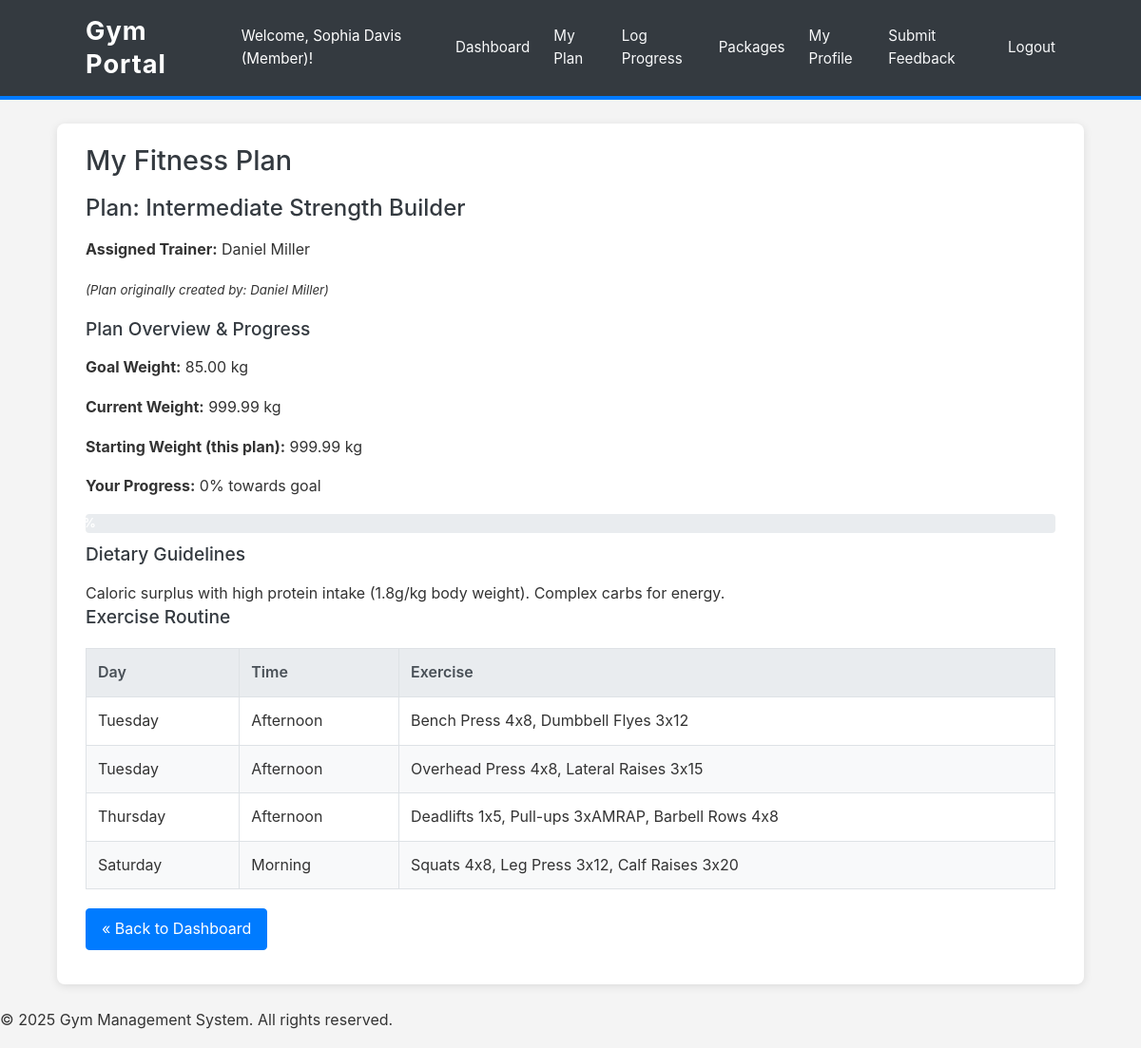
The app's page /gym_portal_l/member_my_plan.php (signed in) with its own data.
### tables this page shows
CREATE TABLE `plan` (
  `P_id` int(11) NOT NULL,
  `Plan_Name` varchar(255) NOT NULL DEFAULT 'Default Plan',
  `Current_Weight` decimal(5,2) DEFAULT NULL,
  `Diet` text DEFAULT NULL,
  `Goal_Weight` decimal(5,2) DEFAULT NULL,
  `S_id` int(11) DEFAULT NULL,
  `Starting_Weight` decimal(5,2) DEFAULT NULL
);

CREATE TABLE `workers` (
  `W_id` int(11) NOT NULL,
  `Name` varchar(500) NOT NULL,
  `Email` varchar(500) NOT NULL,
  `Password` varchar(255) NOT NULL,
  `Designation` varchar(500) DEFAULT NULL,
  `Address` varchar(500) DEFAULT NULL,
  `Phone_No` varchar(500) DEFAULT NULL
);

CREATE TABLE `plan_routine` (
  `P_id` int(11) NOT NULL,
  `Day` varchar(50) NOT NULL,
  `Time` varchar(500) NOT NULL,
  `Exercise` varchar(200) NOT NULL
);

### gym_portal_l/includes/utilities.php (called while the page is built, shortened)
<?php
function calculate_progression_percentage($starting_weight, $current_weight, $goal_weight) {
    $starting_weight = (float)$starting_weight;
    $current_weight = (float)$current_weight;
    $goal_weight = (float)$goal_weight;
    $total_change_needed = $goal_weight - $starting_weight;
    $change_achieved = $current_weight - $starting_weight;
    $raw_progression = ($change_achieved / $total_change_needed) * 100.0;
    $progression = max(0.0, min(100.0, $raw_progression));
    return round($progression, 2);
}
?>

### gym_portal_l/member_my_plan.php (the view, shortened to what this page needs)
<?php
require_once 'includes/db_connect.php';
require_once 'includes/utilities.php';
$p_id = $_SESSION['plan_id'] ?? null;
$is_active_subscription = (strtolower($_SESSION['subscription_type'] ?? 'inactive') !== 'inactive');
$plan_details = null;
$plan_routine_items = [];
$progression_percentage = null;
$assigned_staff_name = 'Not Assigned';
$plan_creator_name = 'Unknown';
if ($is_active_subscription && $p_id) {
    $sql_plan = "
        SELECT p.Plan_Name, p.Starting_Weight, p.Current_Weight, p.Goal_Weight, p.Diet, w_creator.Name AS PlanCreatorName
        FROM Plan p
        LEFT JOIN Staff s_creator ON p.S_id = s_creator.S_id
        LEFT JOIN Workers w_creator ON s_creator.S_id = w_creator.W_id
        WHERE p.P_id = ?
    ";
    if ($stmt_plan = $mysqli->prepare($sql_plan)) {
        $stmt_plan->bind_param("i", $p_id);
        $stmt_plan->execute();
        $result_plan = $stmt_plan->get_result();
        if ($result_plan->num_rows === 1) {
            $plan_details = $result_plan->fetch_assoc();
            if ($plan_details) {
                $plan_creator_name = htmlspecialchars($plan_details['PlanCreatorName'] ?? 'Unknown');
                $progression_percentage = calculate_progression_percentage(
                    $plan_details['Starting_Weight'],
                    $plan_details['Current_Weight'],
                    $plan_details['Goal_Weight']
                );
                $sql_routine = "SELECT Day, Time, Exercise FROM Plan_Routine WHERE P_id = ?
                                ORDER BY FIELD(Day, 'Monday', 'Tuesday', 'Wednesday', 'Thursday', 'Friday', 'Saturday', 'Sunday'), Time ASC";
                if ($stmt_routine = $mysqli->prepare($sql_routine)) {
                    $stmt_routine->bind_param("i", $p_id);
                    $stmt_routine->execute();
                    $result_routine = $stmt_routine->get_result();
                    $plan_routine_items = $result_routine->fetch_all(MYSQLI_ASSOC);
                } else {
                    error_log("MySQLi Prepare Error (Member My Plan - Routine Fetch): " . $mysqli->error);
                }
            }
        }
    } else {
        error_log("MySQLi Prepare Error (Member My Plan - Plan Fetch): " . $mysqli->error);
        $_SESSION['message'] = "Error fetching plan details.";
        $_SESSION['message_type'] = "error";
    }
    if (isset($_SESSION['assigned_staff_id']) && $_SESSION['assigned_staff_id']) {
        $sql_assigned_staff = "SELECT Name FROM Workers WHERE W_id = ?";
        if ($stmt_as = $mysqli->prepare($sql_assigned_staff)) {
            $stmt_as->bind_param("i", $_SESSION['assigned_staff_id']);
            $stmt_as->execute();
            $result_as = $stmt_as->get_result();
            if ($result_as->num_rows === 1) {
                $staff_data = $result_as->fetch_assoc();
                $assigned_staff_name = htmlspecialchars($staff_data['Name']);
            }
        } else {
             error_log("MySQLi Prepare Error (Member My Plan - Assigned Staff Fetch): " . $mysqli->error);
        }
    }
}
require_once 'includes/header.php';
?>
<h2>My Fitness Plan</h2>
<?php if (!$is_active_subscription): ?>
    <div class="message warning">Your subscription is not active. Please <a href="member_packages.php">activate a subscription</a> to view your personalized plan.</div>
<?php elseif (!$p_id): ?>
    <div class="message info">You do not currently have a fitness plan assigned. Please contact staff or check your dashboard.</div>
<?php elseif (!$plan_details): ?>
    <div class="message error">Could not load your plan details at this moment. If this issue persists, please contact support.</div>
<?php else: ?>
    <h3>Plan: <?php echo htmlspecialchars($plan_details['Plan_Name']); ?></h3>
    <p><strong>Assigned Trainer:</strong> <?php echo $assigned_staff_name; ?></p>
    <p><small><em>(Plan originally created by: <?php echo $plan_creator_name; ?>)</em></small></p>
    <h4>Plan Overview & Progress</h4>
    <p><strong>Goal Weight:</strong> <?php echo htmlspecialchars($plan_details['Goal_Weight'] ?? 'N/A'); ?> kg</p>
    <p><strong>Current Weight:</strong> <?php echo htmlspecialchars($plan_details['Current_Weight'] ?? 'N/A'); ?> kg</p>
    <?php if ($plan_details['Starting_Weight'] !== null): ?>
        <p><strong>Starting Weight (this plan):</strong> <?php echo htmlspecialchars($plan_details['Starting_Weight']); ?> kg</p>
    <?php endif; ?>
    <?php if ($progression_percentage !== null): ?>
        <p><strong>Your Progress:</strong> <?php echo $progression_percentage; ?>% towards goal</p>
         <div class="progress-bar-container">
             <div class="progress-bar" style="width: <?php echo max(0, min(100, $progression_percentage)); ?>%;">
                <?php echo round($progression_percentage, 1); ?>%
             </div>
        </div>
    <?php elseif(isset($plan_details['Starting_Weight']) && isset($plan_details['Current_Weight']) && isset($plan_details['Goal_Weight'])): ?>
        <p>Progress calculation pending or goal met/maintained.</p>
    <?php else: ?>
        <p>Log your current weight on the "Log Progress" page to see your progress percentage for this plan.</p>
    <?php endif; ?>
    <h4>Dietary Guidelines</h4>
    <div><?php echo nl2br(htmlspecialchars($plan_details['Diet'] ?? 'No dietary guidelines specified for this plan.')); ?></div>
    <h4>Exercise Routine</h4>
    <?php if (!empty($plan_routine_items)): ?>
        <table>
            <thead>
                <tr><th>Day</th><th>Time</th><th>Exercise</th></tr>
            </thead>
            <tbody>
                <?php foreach ($plan_routine_items as $item): ?>
                    <tr>
                        <td><?php echo htmlspecialchars($item['Day']); ?></td>
                        <td><?php echo htmlspecialchars($item['Time'] ?? 'Flexible'); ?></td>
                        <td><?php echo htmlspecialchars($item['Exercise']); ?></td>
                    </tr>
                <?php endforeach; ?>
            </tbody>
        </table>
    <?php else: ?>
        <p>No specific exercise routine details found for this plan. Please consult your trainer.</p>
    <?php endif; ?>
<?php endif; ?>
<p style="margin-top: 20px;"><a href="member_dashboard.php" class="button">« Back to Dashboard</a></p>
<?php
require_once 'includes/footer.php';
?>

### gym_portal_l/includes/header.php (shortened to what this page needs)
<?php
$is_logged_in = false;
$user_role = null;
$user_name = 'Guest';
if (isset($_SESSION['user_id']) && isset($_SESSION['user_role'])) {
    $is_logged_in = true;
    $user_role = $_SESSION['user_role'];
    $user_name = htmlspecialchars($_SESSION['user_name'] ?? 'User');
}
?>
<!DOCTYPE html>
<html lang="en">
<head>
    <link rel="stylesheet" href="css/style.css">
</head>
<body>
    <header>
        <nav>
            <div id="branding">
                <h1><a href="index.php">Gym Portal</a></h1>
            </div>
            <ul>
                <?php if ($is_logged_in): ?>
                    <li>Welcome, <?php echo $user_name; ?> (<?php
                        echo ucfirst($user_role);
                    ?>)!</li>
                    <?php if ($user_role === 'member'):  ?>
                        <li><a href="member_dashboard.php">Dashboard</a></li>
                        <li><a href="member_my_plan.php">My Plan</a></li>
                        <li><a href="member_log_progress.php">Log Progress</a></li>
                        <li><a href="member_packages.php">Packages</a></li>
                        <li><a href="member_my_profile.php">My Profile</a></li>
                        <li><a href="member_submit_feedback.php">Submit Feedback</a></li>
                    <?php elseif ($user_role === 'admin'):  ?>
                    <?php endif; ?>
                    <li><a href="actions/process_logout.php">Logout</a></li>
                <?php else:  ?>
                    <li><a href="login.php">Login</a></li>
                    <li><a href="register.php">Member Register</a></li>
                <?php endif; ?>
            </ul>
        </nav>
    </header>
    <div class="container">

### gym_portal_l/includes/footer.php (shortened to what this page needs)
    </div>
    <footer>
        <p>
            © <?php
                    echo date("Y");
                  ?> Gym Management System. All rights reserved.
        </p>
    </footer>
</body>
</html>

### gym_portal_l/css/style.css (style rules this page uses)
body { font-family: -apple-system, BlinkMacSystemFont, "Segoe UI", Roboto, "Helvetica Neue", Arial, sans-serif; line-height: 1.6; margin: 0; padding: 0; background-color: #f4f4f4; color: #333; }
.container { width: 85%; max-width: 1200px; margin: 25px auto; background: #fff; padding: 20px 30px; box-shadow: 0 2px 10px rgba(0, 0, 0, 0.1); border-radius: 8px; }
header { background: #343a40; color: #fff; padding: 15px 0; border-bottom: #007bff 4px solid; }
header nav { width: 85%; max-width: 1200px; margin: auto; overflow: hidden; display: flex; justify-content: space-between; align-items: center; }
header #branding h1 { margin: 0; font-size: 1.7em; letter-spacing: 1px; }
header #branding h1 a { color: #fff; text-decoration: none; font-weight: bold; }
header nav ul { padding: 0; margin: 0; list-style: none; display: flex; align-items: center; }
header nav ul li { margin-left: 25px; font-size: 0.95em; }
header nav ul li a { color: #f8f9fa; text-decoration: none; padding: 8px 0; transition: color 0.2s ease-in-out; position: relative; }
header nav ul li a::after { content: ''; position: absolute; width: 0; height: 2px; bottom: 0; left: 0; background-color: #007bff; transition: width 0.3s ease-in-out; }
h1, h2, h3, h4, h5, h6 { color: #343a40; margin-top: 0; margin-bottom: 1rem; line-height: 1.3; font-weight: 500; }
h1 { font-size: 2.2em; }
h2 { font-size: 1.8em; }
h3 { font-size: 1.5em; }
h4 { font-size: 1.2em; }
.button, form button[type="submit"] { display: inline-block; background-color: #007bff; color: #fff; border: 1px solid #007bff; padding: 0.5rem 1rem; font-size: 1em; font-weight: 400; text-align: center; vertical-align: middle; cursor: pointer; border-radius: 0.25rem; transition: color 0.15s ease-in-out, background-color 0.15s ease-in-out, border-color 0.15s ease-in-out, box-shadow 0.15s ease-in-out; text-decoration: none; }
table { width: 100%; border-collapse: collapse; margin-top: 20px; margin-bottom: 20px; background-color: #fff; }
table th, table td { border: 1px solid #dee2e6; padding: 0.75rem; text-align: left; vertical-align: top; }
table th { background-color: #e9ecef; font-weight: 600; color: #495057; }
table tr:nth-child(even) { background-color: #f8f9fa; }
.progress-bar-container { width: 100%; background-color: #e9ecef; border-radius: 0.25rem; margin: 10px 0; height: 20px; overflow: hidden; }
.progress-bar { height: 100%; background-color: #28a745; color: white; display: flex; align-items: center; justify-content: center; border-radius: 0.25rem; transition: width 0.6s ease-in-out; font-size: 0.8em; font-weight: bold; white-space: nowrap; }

### records on screen
plan: Plan_Name "Intermediate Strength Builder", workers.Name "Daniel Miller", Goal_Weight "85.00", Current_Weight "999.99", Starting_Weight "999.99", progression_percentage "0", Diet "Caloric surplus with high protein intake (1.8g/kg body weight). Complex carbs for energy."
workers: Name "Daniel Miller"
plan_routine: Day "Tuesday", Time "Afternoon", Exercise "Bench Press 4x8, Dumbbell Flyes 3x12"
plan_routine: Day "Tuesday", Time "Afternoon", Exercise "Overhead Press 4x8, Lateral Raises 3x15"
plan_routine: Day "Thursday", Time "Afternoon", Exercise "Deadlifts 1x5, Pull-ups 3xAMRAP, Barbell Rows 4x8"
plan_routine: Day "Saturday", Time "Morning", Exercise "Squats 4x8, Leg Press 3x12, Calf Raises 3x20"

### other values on screen
$user_name "Sophia Davis"
$user_role "Member"
